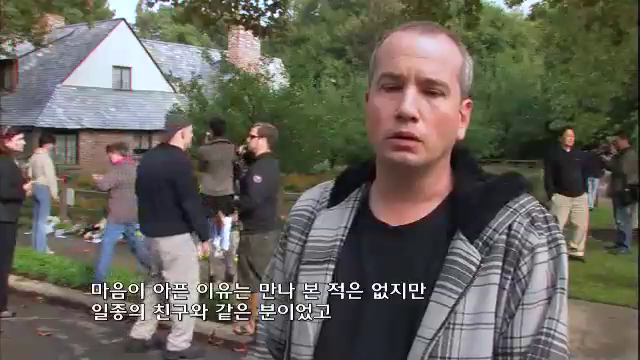
#> input picture frame 43 of ch09/KBS-Special-2011-10-09.mp4, 640 x 360 px, given in place of checkBoard3x3.avi, which was not available
$ python 9-3opticalPyrLK.py
#> lines starting #> are read from the running program, lines starting #| are printed output that depends on the picture; pictures that were not available may be replaced by others from this repository, and a replacement may not be noted
import numpy as np
import cv2
import sys

# cap=cv2.VideoCapture('slow_traffic_small.mp4')
cap=cv2.VideoCapture('checkBoard3x3.avi')


if not cap.isOpened():
    sys.exit('카메라 연결 실패')

ret,prev_frame=cap.read()		# 첫 프레임
#> prev_frame is the input picture: shape (360, 640, 3); mean B, G, R 90.6, 99.4, 102.5
prev_gray=cv2.cvtColor(prev_frame,cv2.COLOR_BGR2GRAY)
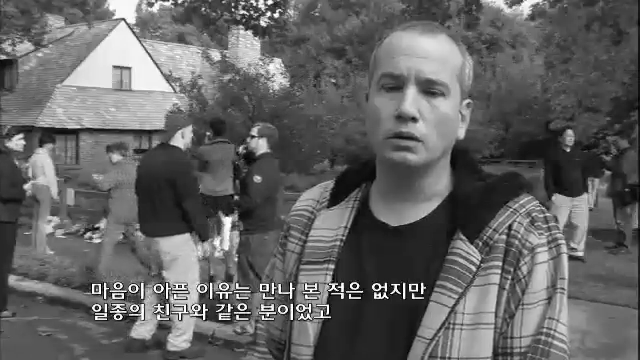
#> prev_gray: shape (360, 640); min 0, max 255, mean 99.3

color=np.random.randint(0,255,(100,3))

feature_params=dict(maxCorners=100,qualityLevel=0.3,minDistance=7,blockSize=7)
lk_params=dict(winSize=(15,15),maxLevel=2,criteria=(cv2.TERM_CRITERIA_EPS|cv2.TERM_CRITERIA_COUNT,10,0.03))

# goodFeaturesToTrack : 특징점 찾아 (이전 프레임에서 특징점 찾아줌)
p0=cv2.goodFeaturesToTrack(prev_gray,mask=None,**feature_params)
#> p0 = 58 rows, first 8: [414, 288], [377, 287], [353, 286], [222, 293], [201, 316], [116, 317], [97, 308], [379, 295]

mask=np.zeros_like(prev_frame)	# 물체의 이동 궤적을 그릴 영상
# prev_frame하고 같은 크기를 가진 배열

# 특징점 먼저 검출하는 것이 중요

while(1):
    ret, frame = cap.read()  # 비디오를 구성하는 프레임 획득
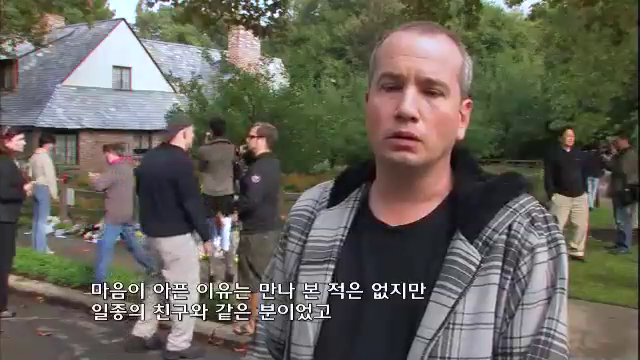
#> input picture frame 44 of ch09/KBS-Special-2011-10-09.mp4, 640 x 360 px, given in place of checkBoard3x3.avi, which was not available
#> frame is the input picture: shape (360, 640, 3); mean B, G, R 90.6, 99.3, 102.5
    if not ret:
        sys('프레임 획득에 실패하여 루프를 나갑니다.')

    curr_gray=cv2.cvtColor(frame,cv2.COLOR_BGR2GRAY)
    p1,match,err=cv2.calcOpticalFlowPyrLK(prev_gray,curr_gray,p0,None,**lk_params)   # optical flow 계산
#> p1 has the same summary as p0; match = 58 values from 1 to 1; err = 58 values, max 11.21 at index 50, min 0.00347 at index 47, mean 2.59

    if p1 is not None:		# 양호한 쌍 선택
        good_curr=p1[match==1]
#> good_curr = 58 pairs, first value 95 to 423, second value 14.99 to 317
        good_prev=p0[match==1]
#> good_prev = 58 pairs, first value 95 to 423, second value 15 to 317

    for i in range(len(good_curr)): # 이동 궤적 그리기
        a,b=int(good_curr[i][0]),int(good_curr[i][1])   # x1, y1으로 생각하면 됨
        c,d=int(good_prev[i][0]),int(good_prev[i][1])   # x0, y0으로 생각하면 됨

        mask=cv2.line(mask,(a,b),(c,d),color[i].tolist(),2)
        # frame = cv2.line(frame, (a, b), (c, d), color[i].tolist(), 2)
        frame=cv2.circle(frame,(a,b),5,color[i].tolist(),-1)
#> this loop made 58 passes
#> (a, b, c, d) on passes 1 to 12: (414, 288, 414, 288), (376, 286, 377, 287), (353, 286, 353, 286), (221, 293, 222, 293), (201, 315, 201, 316), (116, 316, 116, 317), (96, 307, 97, 308), (378, 295, 379, 295), (325, 314, 325, 315), (332, 286, 333, 287), (394, 285, 395, 286), (121, 294, 122, 295)
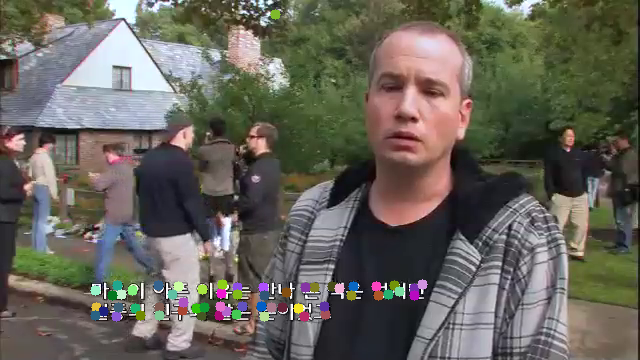
#> frame: shape (360, 640, 3); mean B, G, R 90.4, 99.4, 102.4
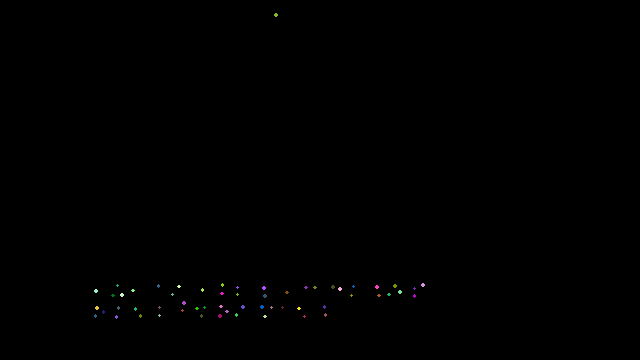
#> mask: shape (360, 640, 3); mean of channels 0, 1, 2 0.3, 0.3, 0.3; drawn as B, G, R

    img=cv2.add(frame,mask) # 궤적만 따로 추적하는 방식으로
    # cv2.imshow('LTK tracker', frame)
    cv2.imshow('LTK tracker', img)


    prev_gray=curr_gray	    # 현재 프레임을 이전 프레임으로
    p0=good_curr.reshape(-1,1,2)

    key=cv2.waitKey(30)	# 30밀리초 동안 키보드 입력 기다림
#> (key q is pressed here)
    if key==ord('q'):	# 'q' 키가 들어오면 루프를 빠져나감
        break

cap.release()			# 카메라와 연결을 끊음
cv2.destroyAllWindows()

$ run again, starting later in the video
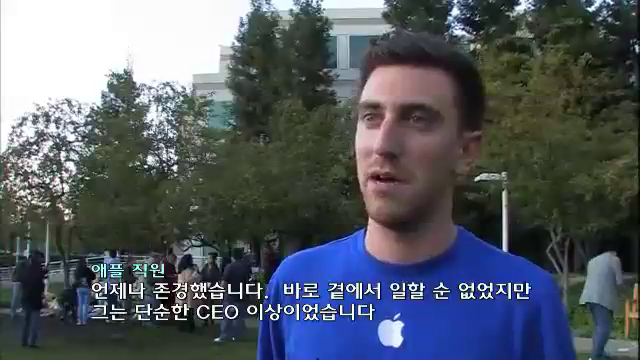
#> input picture frame 193 of ch09/KBS-Special-2011-10-09.mp4, 640 x 360 px, given in place of checkBoard3x3.avi, which was not available
#> prev_frame is the input picture: shape (360, 640, 3); mean B, G, R 99.4, 91.5, 85.3
#> p0 = 84 rows, first 8: [175, 308], [275, 317], [238, 294], [252, 311], [214, 307], [483, 286], [177, 315], [161, 307]
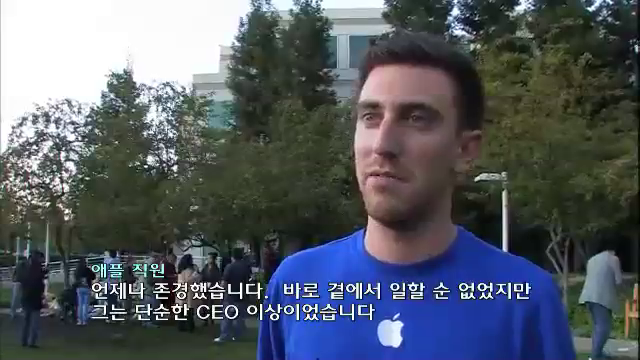
#> input picture frame 194 of ch09/KBS-Special-2011-10-09.mp4, 640 x 360 px, given in place of checkBoard3x3.avi, which was not available
#> frame is the input picture: shape (360, 640, 3); mean B, G, R 99.3, 91.5, 85.3
#> p1 has the same summary as p0; match = 84 values from 1 to 1; err = 84 values, max 6.46 at index 73, min 0 at index 9, mean 0.242
#> good_curr = 84 pairs, first value 46.97 to 519, second value 167.2 to 317
#> good_prev = 84 pairs, first value 47 to 519, second value 167 to 317
#> the loop `for i in range(len(good_curr)):` made 84 passes
#> (a, b, c, d) on passes 1 to 8: (174, 308, 175, 308), (275, 316, 275, 317), (237, 293, 238, 294), (251, 311, 252, 311), (213, 307, 214, 307), (482, 286, 483, 286), (176, 314, 177, 315), (161, 307, 161, 307)
#> after the loop `for i in range(len(good_curr)):`:
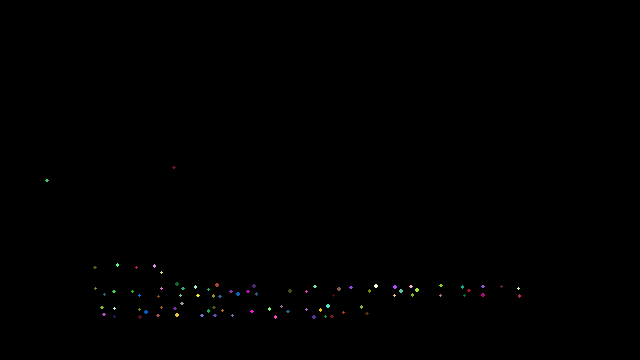
#> mask: shape (360, 640, 3); mean of channels 0, 1, 2 0.3, 0.3, 0.4; drawn as B, G, R
